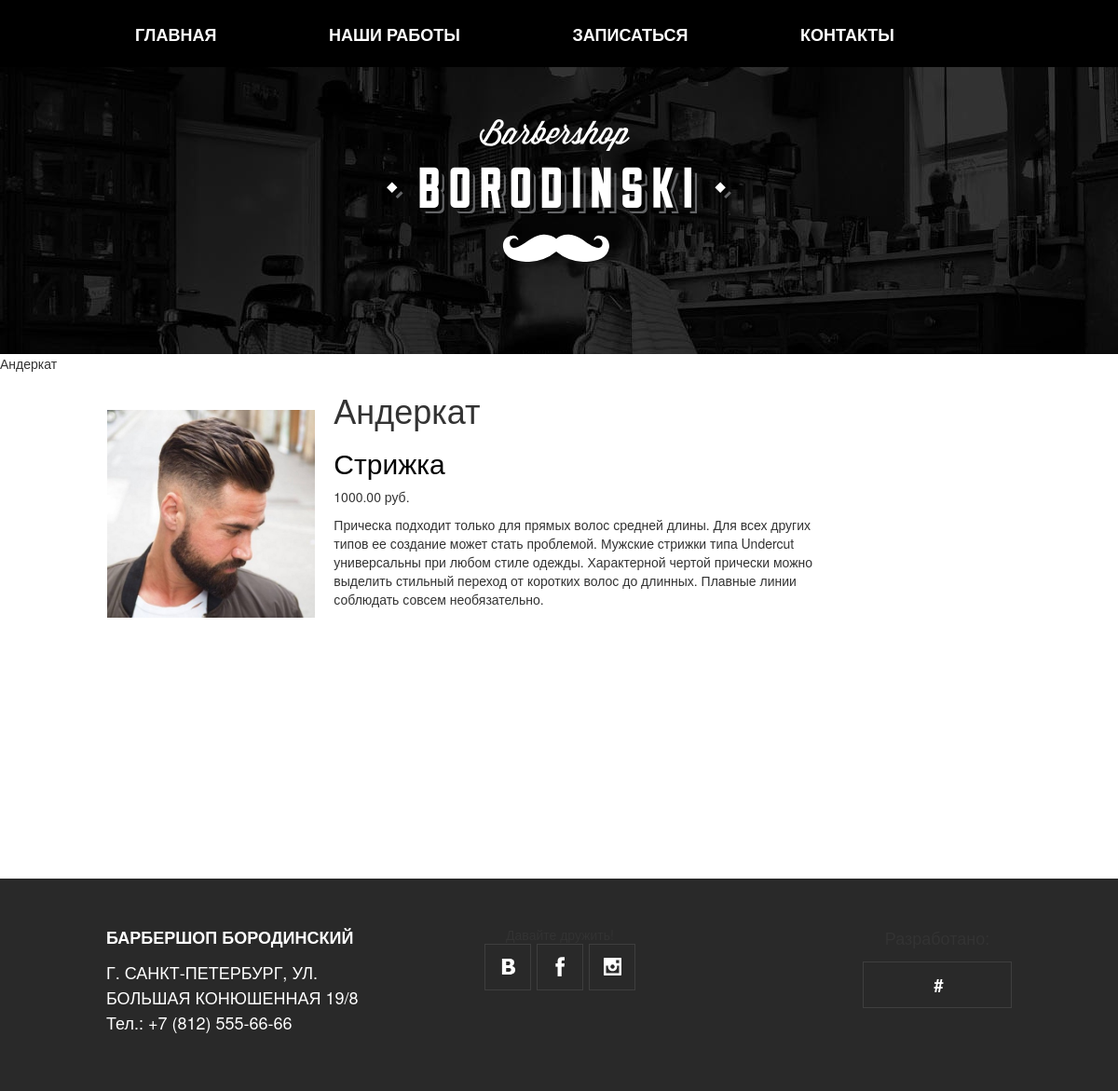
The page /work/1/Undercut/ on the database its author committed.
### work/models.py (models this page shows, shortened)
class Product(models.Model):
    category = models.ForeignKey(Category, related_name='products', verbose_name="Категория", on_delete=models.PROTECT)
    name = models.CharField(max_length=200, db_index=True, verbose_name="Название")
    slug = models.SlugField(max_length=200, db_index=True)
    image = models.ImageField(upload_to='products/%Y/%m/%d/', blank=True, verbose_name="Изображение товара")
    description = models.TextField(blank=True, verbose_name="Описание")
    price = models.DecimalField(max_digits=10, decimal_places=2, verbose_name="Цена")
    class Meta:
        ordering = ['name']
        index_together = [
            ['id', 'slug']
        ]
        verbose_name = 'Услуга'
        verbose_name_plural = 'Услуга'

class Category(models.Model):
    name = models.CharField(max_length=200, db_index=True, verbose_name='Имя')
    slug = models.SlugField(max_length=200, db_index=True, unique=True)
    class Meta:
        ordering = ['name']
        verbose_name = 'Категория'
        verbose_name_plural = 'Категории'
    def __str__(self):
        return self.name
    def get_absolute_url(self):
        return reverse('work:ProductListByCategory', args=[self.slug])

### work/views.py (the view)
# urls.py: url(r'^(?P<id>\d+)/(?P<slug>[-\w]+)/$', views.ProductDetail, name='ProductDetail'),
def ProductDetail(request, id, slug):
    product = get_object_or_404(Product, id=id, slug=slug)
    return render(request, 'work/detail.html',
                             {'product': product})

### work/templates/work/detail.html (shortened to what this page needs)
{% load static %}
<!DOCTYPE html>
<html lang="ru">
<head>
    <link href="{% static 'css/style3.min.css' %}" rel="stylesheet">
</head>
<body>
<header class="page-header">
    <div class="page-header__logo  page-header__logo--inner-page">
    <picture>
            <source media="(min-width: 1200px)" srcset= "{% static 'img/logotype-desktop.svg' %}">
            <source media="(min-width: 768px)" srcset= "{% static 'img/logotype-tablet.svg' %}">
            <img src="{% static 'img/logotype-mobile.svg' %}" width="370" height="153" alt="Барбершоп «Бородинский»">
    </picture>
    </div>
    <nav class="main-nav  main-nav--closed  main-nav--nojs">
        <div class="main-nav__wrapper">
            <ul class="main-nav__items">
                <li class="main-nav__item"><a href="index.html">Главная</a></li>
                <li class="main-nav__item  main-nav__item--active"><a>Наши работы</a></li>
                <li class="main-nav__item"><a href="{% url 'page_contact' %}">Записаться</a></li>
                <li class="main-nav__item"><a href="#">Контакты</a></li>
            </ul>
        </div>
    </nav>
</header>
{% block title %}
  {{ product.name }}
{% endblock %}
{% block content %}
<div id="main" class="product_list col-sm-9">
  <div class="product-detail">
    <div class="col-sm-4">
      <img src="{% if product.image %}{{ product.image.url }}{% else %}{% static "img/no-image.jpg"%}{% endif %}" class="img-responsive">
    </div>
    <div class="col-sm-8">
      <h1>{{ product.name }}</h1>
      <h2><a href="{{ product.category.get_absolute_url }}">{{ product.category }}</a></h2>
      <p class="price">{{ product.price }} руб.</p>
      <span>{{ product.description | linebreaks}}</span>
    </div>
  </div>
   </div>
{% endblock %}
<footer class="page-footer">
    <div class="page-footer__wrapper">
        <p class="page-footer__contacts">
            <b>Барбершоп Бородинский</b>
			<a class="btn" >г. Санкт-Петербург, ул. Большая Конюшенная 19/8<br>
            <a class="btn" href="tel:+78125556666">
                <span class="page-footer__phone-show">Тел.:</span> +7 (812) 555-66-66
            </a>
        </p>
        <p class="page-footer__social">
            <span class="page-footer__social-titleclass="btn"">Давайте дружить!</span>
            <span class="social-links">
            <a class="social-link  social-link--vk" href="#">Мы в Вконтакте</a>
            <a class="social-link  social-link--fb" href="#">Мы в Фейсбуке</a>
            <a class="social-link  social-link--ig" href="#">Мы в Инстаграме</a>
      </span>
        </p>
        <p class="page-footer__copyright">
            <a class="btn" href="#">#</a>
        </p>
    </div>
</footer>

### work/templates/work/detail.html (style rules this page uses)
.col-sm-4 { border: 4px; background: #FFFFFF; padding: 20px; }
.product_list { border-left: 80px solid #FFFFFF; }
A { color: black; }
.page-footer { border-top: 280px solid #FFFFFF; }

### rows shown on the page
Product: name "Андеркат", image (picture), category "Стрижка", price "1000.00", description "Прическа подходит только для прямых волос средней длины. Для всех других типов ее создание может стать проблемой. Мужские стрижки типа Undercut универсальны при любом стиле одежды. Характерной чертой прически можно выделить стильный переход от коротких волос до длинных. Плавные линии соблюдать совсем необязательно."
